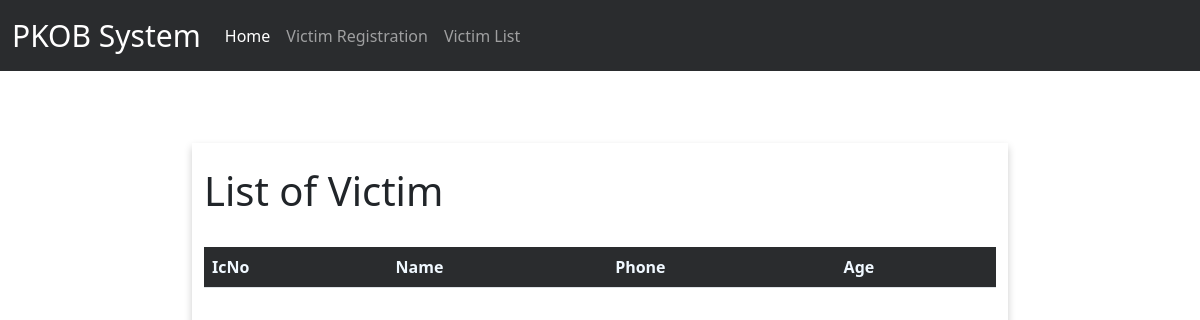
Before: /pkob/viewdata/ with the older database file.
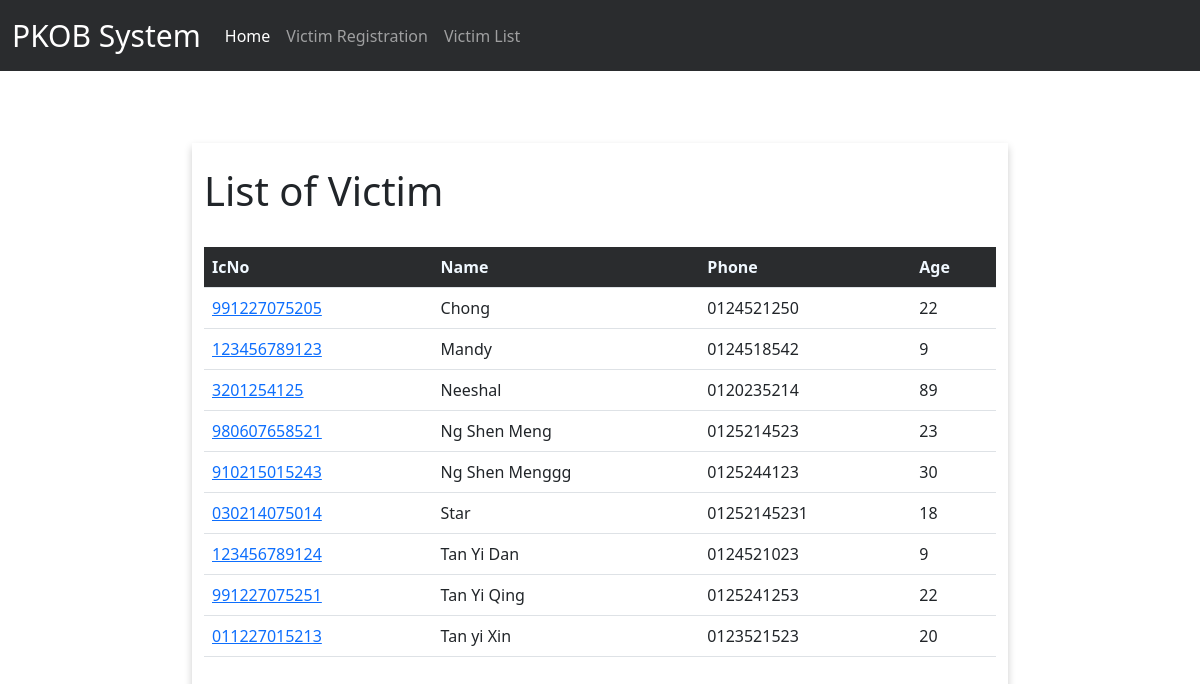
After: the same page with the newer database file.
### App_Victim/models.py (models this page shows)
class Victim(models.Model):
    timestamp = models.DateTimeField(auto_now_add=True)
    ic_no = models.CharField(primary_key=True, max_length=15, verbose_name='IcNo')
    name = models.CharField(max_length=255, verbose_name='Name')
    hp_no = models.CharField(max_length=15, verbose_name='Phone')
    @property
    def calc_age(self):
        ic_year = self.ic_no[:2]
        current_year = datetime.now().year
        now = str(current_year)[:2]
        if int(now + ic_year) <= current_year:
            return current_year - (int(now + "00") + int(ic_year))
        else:
            return current_year - (int(now + "00") - 100 + int(ic_year))

### App_Victim/views.py (the view)
# urls.py: path('viewdata/', views.viewdata, name="view"),
def viewdata(request):
    victim_list = Victim.objects.all().order_by("name")
    return render(request, 'App_Victim/viewdata.html', context={'victim_list': victim_list})

### App_Victim/templates/App_Victim/viewdata.html (shortened to what this page needs)
{% extends "App_Victim/base.html" %}
{% block content %}
    <br>
    <h1>List of Victim</h1>
    <br>
    <table class="table table-hover">
    <tr style="background-color: #2a2c2e">
        <th style="color: aliceblue">IcNo</th>
        <th style="color: aliceblue">Name</th>
        <th style="color: aliceblue">Phone</th>
        <th style="color: aliceblue">Age</th>
    </tr>
    {% for victim in victim_list %}
        <tr>
            <td><a href="{% url "victim-detail" victim.ic_no %}">{{ victim.ic_no }}</a></td>
            <td>{{ victim.name }}</td>
            <td>{{ victim.hp_no }}</td>
            <td>{{ victim.calc_age }}</td>
        </tr>
    {% endfor %}
    </table>
{% endblock %}

### App_Victim/templates/App_Victim/base.html (shortened to what this page needs)
<!DOCTYPE html>
<html lang="en">
<head>
    <link href="https://cdn.jsdelivr.net/npm/bootstrap@5.1.3/dist/css/bootstrap.min.css" rel="stylesheet">
</head>
<body>
    <nav class="navbar navbar-expand-lg navbar-dark" style="background-color: #2a2c2e">
      <div class="container-fluid">
        <a class="navbar-brand" style="font-size: 30px" href="{% url "homepage" %}">PKOB System</a>
        <div class="collapse navbar-collapse" id="navbarNavAltMarkup">
          <div class="navbar-nav">
            <a class="nav-link active" aria-current="page" href="{% url "homepage" %}">Home</a>
            <a class="nav-link" href="{% url "register" %}">Victim Registration</a>
            <a class="nav-link" href="{% url "view" %}">Victim List</a>
          </div>
        </div>
      </div>
    </nav>
    <br>
    <br>
    <br>
    <div class="row">
        <div class="col-2" ></div>
        <div class="col-8" style="box-shadow: 0 4px 8px 0 rgba(0,0,0,0.2);">
            {% block content %}
            {% endblock %}
        <div style="height: 50px"></div>
        </div>
        <div class="col-2" ></div>
    </div>
</body>
</html>

Changed rows visible on the page:
added Victim: ic_no "991227075205", name "Chong", hp_no "0124521250", calc_age "22"
added Victim: ic_no "123456789123", name "Mandy", hp_no "0124518542", calc_age "9"
added Victim: ic_no "3201254125", name "Neeshal", hp_no "0120235214", calc_age "89"
added Victim: ic_no "980607658521", name "Ng Shen Meng", hp_no "0125214523", calc_age "23"
added Victim: ic_no "910215015243", name "Ng Shen Menggg", hp_no "0125244123", calc_age "30"
added Victim: ic_no "030214075014", name "Star", hp_no "01252145231", calc_age "18"
added Victim: ic_no "123456789124", name "Tan Yi Dan", hp_no "0124521023", calc_age "9"
added Victim: ic_no "991227075251", name "Tan Yi Qing", hp_no "0125241253", calc_age "22"
added Victim: ic_no "011227015213", name "Tan yi Xin", hp_no "0123521523", calc_age "20"
